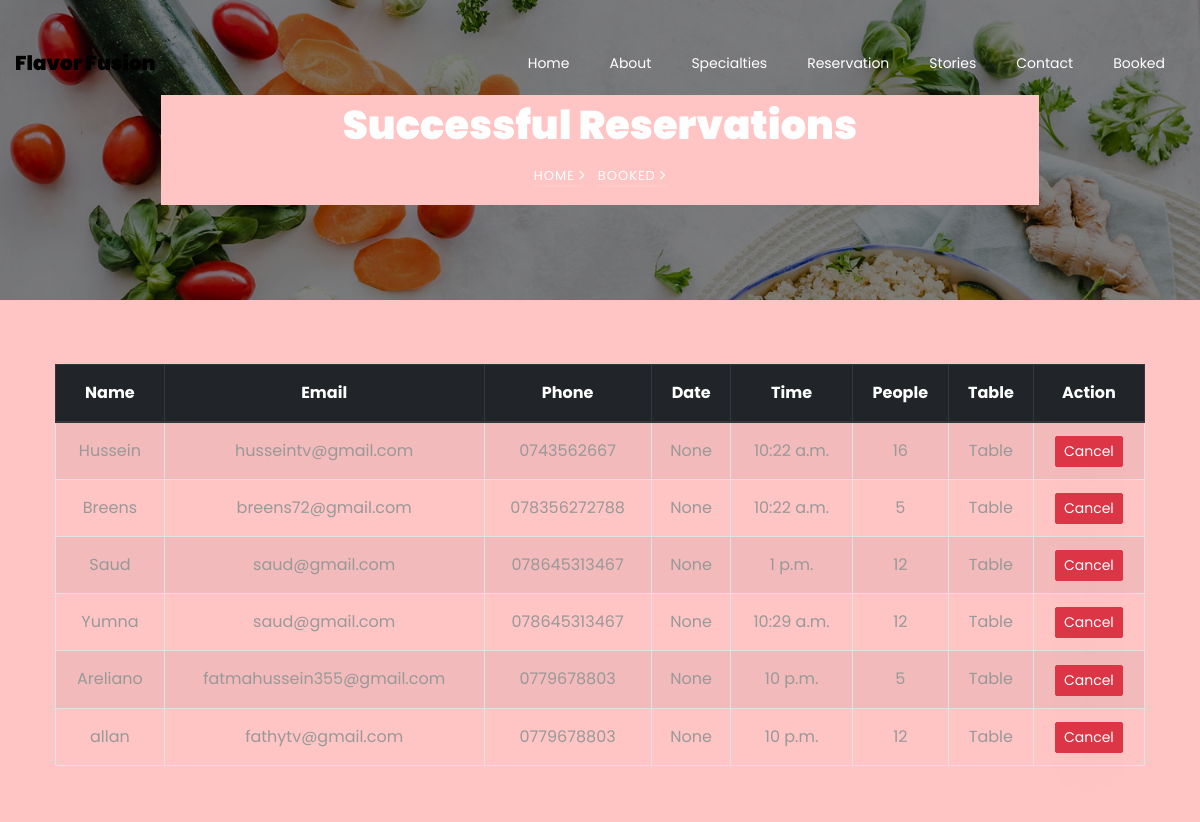
Before: /booked/ with the older database file.
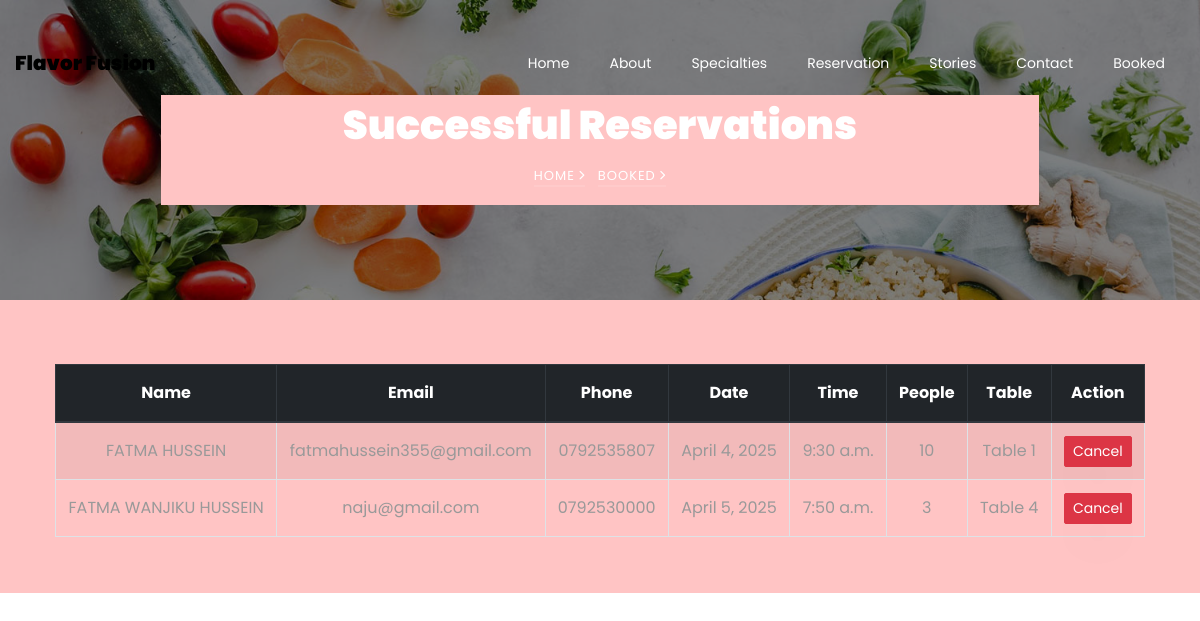
After: the same page with the newer database file.
### restaurant/models.py (models this page shows, shortened)
class Customer(models.Model):
    name = models.CharField(
        max_length=100,
        validators=[RegexValidator(r'^[A-Za-z ]+$', message="Name can only contain letters and spaces.")]
    )
    email = models.EmailField()
    phone = models.CharField(
        max_length=10,  # ✅ Ensures only 10 characters are stored
        validators=[RegexValidator(r'^\d{10}$', message="Phone number has to be 10 digits.")]
    )  # ✅ Enforces exactly 10 digits
    date = models.DateField(default=timezone.now)
    time = models.TimeField(default=timezone.now)
    person = models.IntegerField()
    table = models.ForeignKey('Table', on_delete=models.SET_NULL, null=True, blank=True)

class Table(models.Model):
    number = models.IntegerField(unique=True)  # Table number
    seats = models.IntegerField()  # Number of seats
    available = models.BooleanField(default=True)  # Table availability

### restaurant/views.py (the view)
# urls.py: path('booked/', views.booked, name='booked'),
def booked(request):
    customers = Customer.objects.all()
    return render(request, "booked.html", {"data": customers})

### restaurant/templates/booked.html (shortened to what this page needs)
{% extends 'common.html' %}
{% load static %}
{% block body %}
<section class="hero-wrap hero-wrap-2" style="background-image: url('{% static 'images/bg_4.jpg' %}');" data-stellar-background-ratio="0.5">
    <div class="container">
        <div class="row no-gutters slider-text align-items-center justify-content-center">
            <div class="col-md-9 ftco-animate text-center" style="background: #ffc4c4">
                <h1 class="mb-2 bread">Successful Reservations</h1>
                <p class="breadcrumbs">
                    <span class="mr-2"><a href="{% url 'index' %}">Home <i class="ion-ios-arrow-forward"></i></a></span>
                    <span>Booked <i class="ion-ios-arrow-forward"></i></span>
                </p>
            </div>
        </div>
    </div>
</section>
<div class="container-fluid" style="background: #ffc4c4; padding: 40px;">
    <div class="container">
        <table class="table table-bordered table-striped table-hover text-center mt-4">
            <thead class="thead-dark">
                <tr>
                    <th>Name</th>
                    <th>Email</th>
                    <th>Phone</th>
                    <th>Date</th>
                    <th>Time</th>
                    <th>People</th>
                    <th>Table</th>
                    <th>Action</th>
                </tr>
            </thead>
            <tbody>
                {% for customer in data %}
                <tr>
                    <td>{{ customer.name }}</td>
                    <td>{{ customer.email }}</td>
                    <td>{{ customer.phone }}</td>
                    <td>{{ customer.date }}</td>
                    <td>{{ customer.time }}</td>
                    <td>{{ customer.person }}</td>
                    <td>Table {{ customer.table.number }}</td>
                    <td>
                        <a href="{% url 'cancel_reservation' customer.id %}" class="btn btn-danger btn-sm">Cancel</a>
                    </td>
                </tr>
                {% empty %}
                <tr>
                    <td colspan="8" class="text-center text-muted">No reservations found.</td>
                </tr>
                {% endfor %}
            </tbody>
        </table>
    </div>
</div>
{% endblock %}

### restaurant/templates/common.html (shortened to what this page needs)
{% load static %}
<!doctype html>
<html lang="en">
<head>
    <link rel="stylesheet" href="{% static 'css/open-iconic-bootstrap.min.css' %}">
    <link rel="stylesheet" href="{% static 'css/animate.css' %}">
    <link rel="stylesheet" href="{% static 'css/owl.carousel.min.css' %}">
    <link rel="stylesheet" href="{% static 'css/owl.theme.default.min.css' %}">
    <link rel="stylesheet" href="{% static 'css/magnific-popup.css' %}">
    <link rel="stylesheet" href="{% static 'css/aos.css' %}">
    <link rel="stylesheet" href="{% static 'css/ionicons.min.css' %}">
    <link rel="stylesheet" href="{% static 'css/bootstrap-datepicker.css' %}">
    <link rel="stylesheet" href="{% static 'css/jquery.timepicker.css' %}">
    <link rel="stylesheet" href="{% static 'css/flaticon.css' %}">
    <link rel="stylesheet" href="{% static 'css/icomoon.css' %}">
    <link rel="stylesheet" href="{% static 'css/style.css' %}">
</head>
<body>
	  <nav class="navbar navbar-expand-lg navbar-dark ftco_navbar bg-dark ftco-navbar-light" id="ftco-navbar">
	    <div class="container" >
	      <a class="navbar-brand" href="index.html">Flavor Fusion</a>
	      <div class="collapse navbar-collapse" id="ftco-nav">
	        <ul class="navbar-nav ml-auto">
	        	<li class="nav-item {% if nav == 'index' %} active {% endif %}">
                    <a href="{% url 'index' %}" class="nav-link">Home</a>
                </li>
	        	<li class="nav-item {% if nav == 'about' %} active {% endif %}">
                    <a href="{% url 'about' %}" class="nav-link">About</a>
                </li>
	        	<li class="nav-item {% if nav == 'menu' %} active {% endif %}">
                    <a href="{% url 'menu' %}" class="nav-link">Specialties</a>
                </li>
                <li class="nav-item {% if nav == 'reservation' %} active {% endif %}">
                    <a href="{% url 'reservation' %}" class="nav-link">Reservation</a>
                </li>
	<li class="nav-item {% if nav == 'blog' %} active {% endif %}">
                    <a href="{% url 'blog' %}" class="nav-link">Stories</a>
                </li>
	          <li class="nav-item {% if nav == 'contact' %} active {% endif %}">
                  <a href="{% url 'contact' %}" class="nav-link">Contact</a>
              </li>
              <li class="nav-item {% if nav == 'booked' %} active {% endif %}">
                    <a href="{% url 'booked' %}" class="nav-link">Booked</a>
                </li>
	        </ul>
	      </div>
	    </div>
	  </nav>
{% block body %}
{% endblock %}
</body>
</html>

Changed rows visible on the page:
removed Customer: name "Hussein", email "husseintv@gmail.com", phone "0743562667", date "None", time "10:22 a.m.", person "16"
removed Customer: name "Breens", email "breens72@gmail.com", phone "078356272788", date "None", time "10:22 a.m.", person "5"
removed Customer: name "Saud", email "saud@gmail.com", phone "078645313467", date "None", time "1 p.m.", person "12"
removed Customer: name "Yumna", email "saud@gmail.com", phone "078645313467", date "None", time "10:29 a.m.", person "12"
removed Customer: name "Areliano", email "fatmahussein355@gmail.com", phone "0779678803", date "None", time "10 p.m.", person "5"
removed Customer: name "allan", email "fathytv@gmail.com", phone "0779678803", date "None", time "10 p.m.", person "12"
added Customer: name "FATMA HUSSEIN", email "fatmahussein355@gmail.com", phone "0792535807", date "April 4, 2025", time "9:30 a.m.", person "10", table.number "1"
added Customer: name "FATMA WANJIKU HUSSEIN", email "naju@gmail.com", phone "0792530000", date "April 5, 2025", time "7:50 a.m.", person "3", table.number "4"
